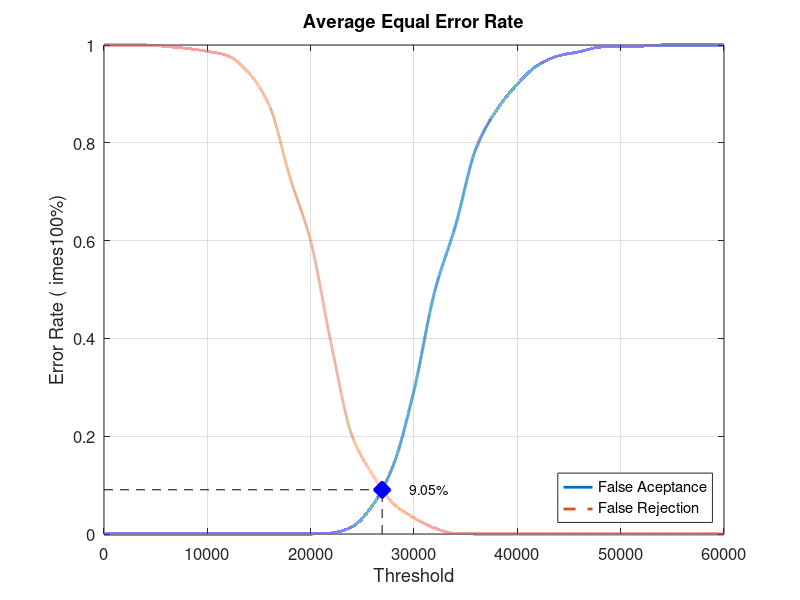
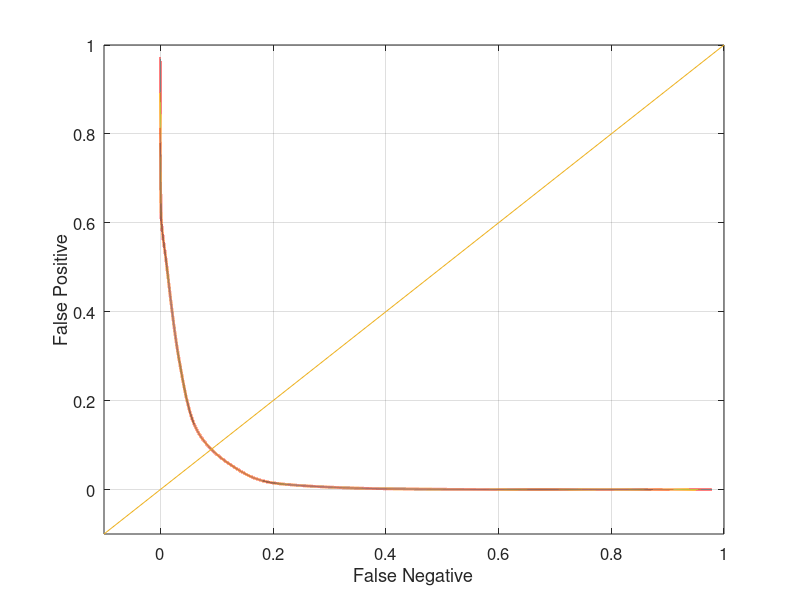

MATLAB code to generate these figures, in order:
close all;
clear;
clc;
x = 0:2000:60000;
xq = 0:0.5:60000;

y0 = [0 0 0 0 0 0 0 0 0 0 0 0.00210526 0.0147368 0.0589474 0.141053 0.293684 0.495789 0.629474 0.788421 0.867368 0.92 0.958947 0.977895 0.986316 0.99579 0.997895 0.997895 1 1 1 1]
yy0 = interp1(x, y0, xq, 'pchip');
y1 = [1 1 1 0.997 0.993 0.987 0.978 0.943 0.876 0.729 0.599 0.387 0.201 0.121 0.062 0.033 0.012 0.001 0 0 0 0 0 0 0 0 0 0 0 0 0]
yy1 = interp1(x, y1, xq, 'pchip');

% Calculating EER: 
y2 = abs(y0 - y1);
find(y2 == min(y2))
yy2 = abs(yy0 - yy1);
xEER = find(yy2 == min(yy2));
xEERIndex = xq(xEER) % X-axis EER
yEER = yy0(xEER) % Y-axis EER

main = figure
plot(xq, yy0,'-','LineWidth', 2);	hold on
plot(xq, yy1,'--','LineWidth', 2);	hold on
plot([xEERIndex xEERIndex], [0 yEER], 'k--');	hold on
plot([0 xEERIndex], [yEER yEER], 'k--');	hold on
plot(xEERIndex, yEER, 'bx', 'LineWidth', 10);	hold on
text(xEERIndex + 10 * xEERIndex / 100, yEER, [num2str(round((10000 * yEER)) / 100) '%'])
legend('False Aceptance', 'False Rejection', 'Location', 'SouthEast')
xlabel('Threshold')
ylabel('Error Rate (	imes100%)')
title('Average Equal Error Rate')
set(gca, 'FontSize', 12)
axis([0 60000 0 1])
grid on

print(main, 'Database3AverageMain', '-dpng');
FNRxFPR = figure('Color', [1 1 1]);
plot(yy1, yy0, '-', yy1, yy0, 'LineWidth', 2);
hold on
y = -0.1:0.1:1
plot(y, y); 
set(gca, 'FontSize', 12)
xlabel('False Negative')
ylabel('False Positive')
axis([-0.1 1 -0.1 1])
set(gca, 'FontSize', 12)
grid on

print(FNRxFPR, 'Database3AverageFNRxFPR','-dpng');
